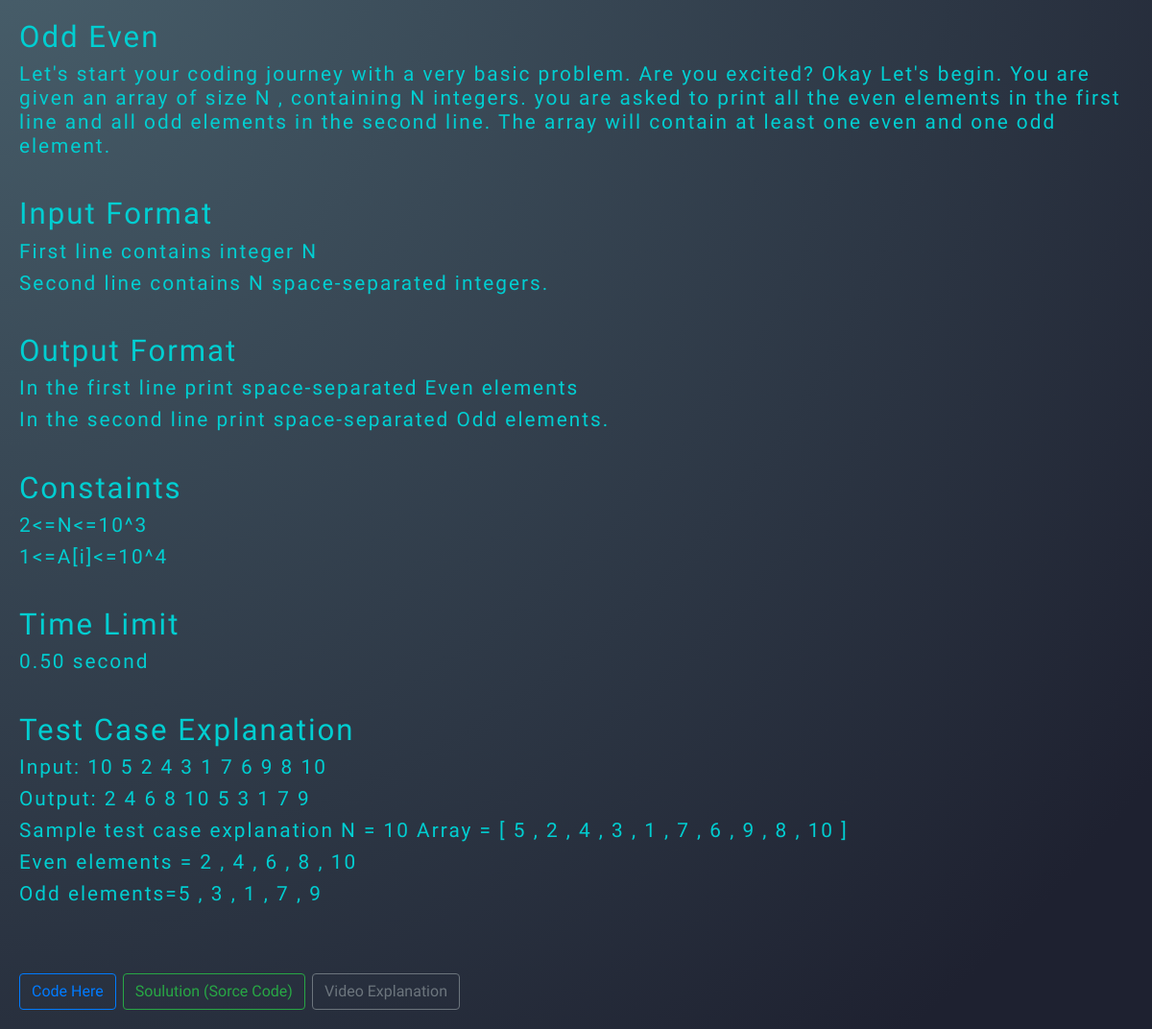
The app's page /view_problem/1 with its own data.
### coding/models.py (models this page shows, shortened)
class Code(models.Model):
    problem_numbeer = models.IntegerField(default=0)
    problem_name = models.TextField(max_length=300)
    problem_description = models.TextField(max_length=5000)
    input_format = models.TextField(max_length=1000, default=True)
    output_format = models.TextField(max_length=1000, default=True)
    constaints = models.TextField(max_length=1000, default=True)
    time_limit = models.TextField(max_length=1000, default=True)
    example = models.TextField(max_length=3000, default=True)
    problem_sorceCode = models.TextField(default = True)
    problem_videoLink = models.TextField(max_length=1000, default=True)

### coding/views.py (the view)
# urls.py: path('view_problem/<int:id>', views.viewProblem, name="view_problem"),
def viewProblem(request, id):
    problem = Code.objects.get(id=id)
    exampleList = problem.example.split('. ')
    inputList = problem.input_format.split('. ')
    outputList = problem.output_format.split('. ')
    constaintList = problem.constaints.split('. ')
    context = {'problem': problem,
               'exampleList': exampleList, 'inputList': inputList, 'outputList': outputList,
               'constaintList': constaintList
               }
    return render(request, 'coding/view_problem.html', context)

### coding/templates/coding/view_problem.html (shortened to what this page needs)
<!DOCTYPE html>
<html lang="en">
<head>
    <link rel="stylesheet" href="https://maxcdn.bootstrapcdn.com/bootstrap/4.0.0/css/bootstrap.min.css">
</head>
<body>
    <h1>{{problem.problem_name}}</h1>
    <h3>{{problem.problem_description}}</h3>
    <br>
    <h1>Input Format</h1>
    {% for list in inputList %}
        <h3>{{list}}</h3>
    {% endfor %}
    <br>
    <h1>Output Format</h1>
    {% for list in outputList %}
        <h3>{{list}}</h3>
    {% endfor %}
    <br>
    <h1>Constaints</h1>
    {% for list in constaintList %}
        <h3>{{list}}</h3>
    {% endfor %}
    <br>
    <h1>Time Limit</h1>
    <h3>{{problem.time_limit}}</h3>
    <br>
    <h1>Test Case Explanation</h1>
    {% for list in exampleList %}
        <h3>{{list}}</h3>
    {% endfor %}
    <br> <br>
    <a href="{% url 'compile' problem.id %}"><button type="button" class="btn btn-outline-primary">Code Here</button></a>
    <a href="{% url 'view_source_code' problem.id %}"><button type="button" class="btn btn-outline-success">Soulution (Sorce Code)</button></a>
    <a href="{% url 'view_video_link' problem.id %}"><button type="button" class="btn btn-outline-secondary">Video Explanation</button></a>
</body>
</html>

### coding/templates/coding/view_problem.html (style rules this page uses)
body { background-image: radial-gradient( circle farthest-corner at -4% -12.9%, rgba(74,98,110,1) 0.3%, rgba(30,33,48,1) 90.2% ); color: darkturquoise; font-family: 'Andika'; margin: 20px; letter-spacing: 2px; font-size: 1.3em; }
h3 { font-size: 1.0em; }
h1 { font-size: 1.5em; }

### records on screen
Code: problem_name "Odd Even", problem_description "Let's start your coding journey with a very basic problem. Are you excited? Okay Let's begin. You are given an array of size N , containing N integers. you are asked to print all the even elements in the first line and all odd elements in the second line. The array will contain at least one even and one odd element.", time_limit "0.50 second"

### other values on screen
{{ list }} "First line contains integer N" "Second line contains N space-separated integers."
{{ list }} "In the first line print space-separated Even elements" "In the second line print space-separated Odd elements."
{{ list }} "2<=N<=10^3" "1<=A[i]<=10^4"
{{ list }} "Input: 10 5 2 4 3 1 7 6 9 8 10" "Output: 2 4 6 8 10 5 3 1 7 9" "Sample test case explanation N = 10 Array = [ 5 , 2 , 4 , 3 , 1 , 7 , 6 , 9 , 8 , 10 ]" "Even elements = 2 , 4 , 6 , 8 , 10" "Odd elements=5 , 3 , 1 , 7 , 9"
